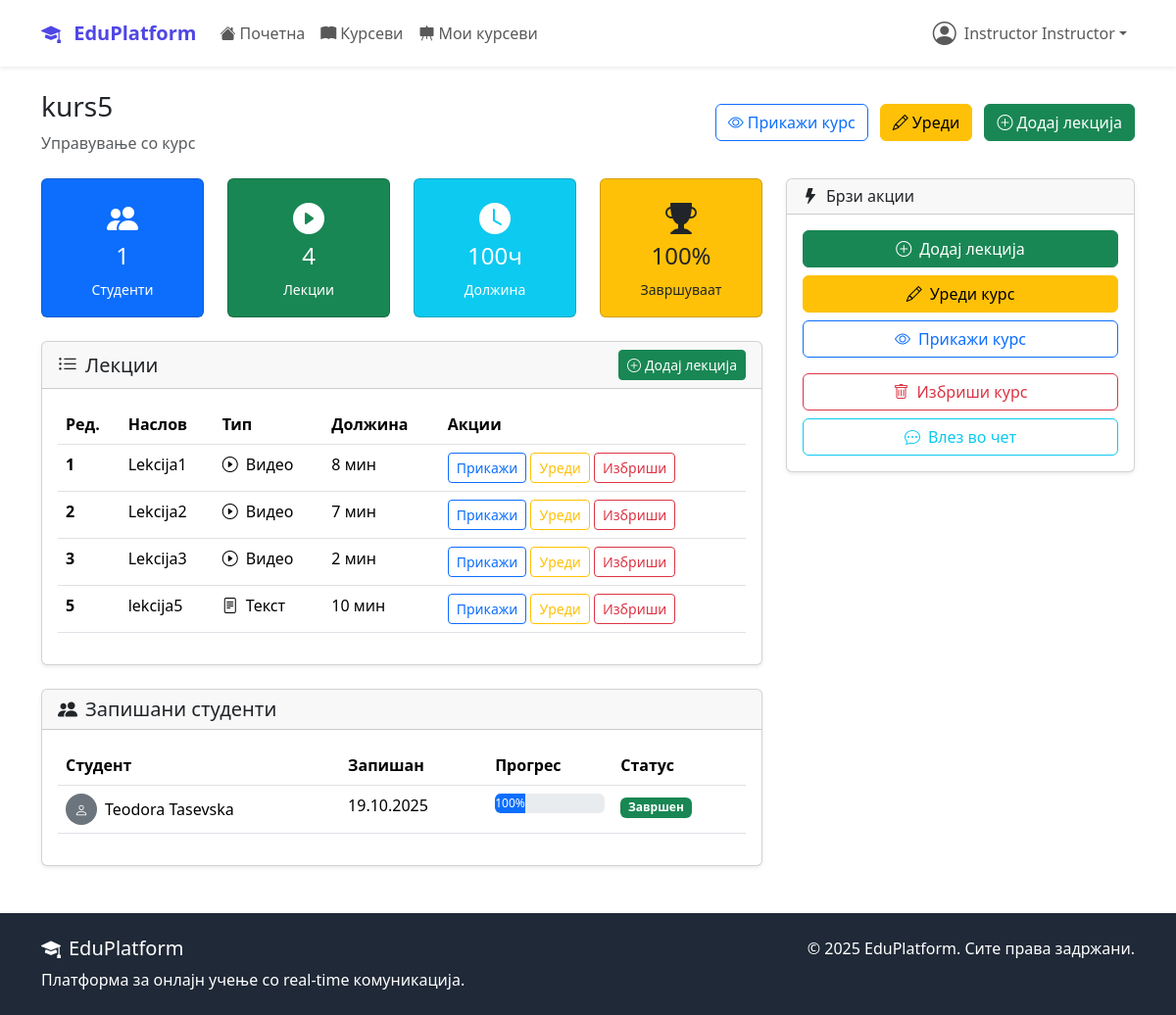
Before: /courses/kurs5/manage/ (signed in) with the older database file.
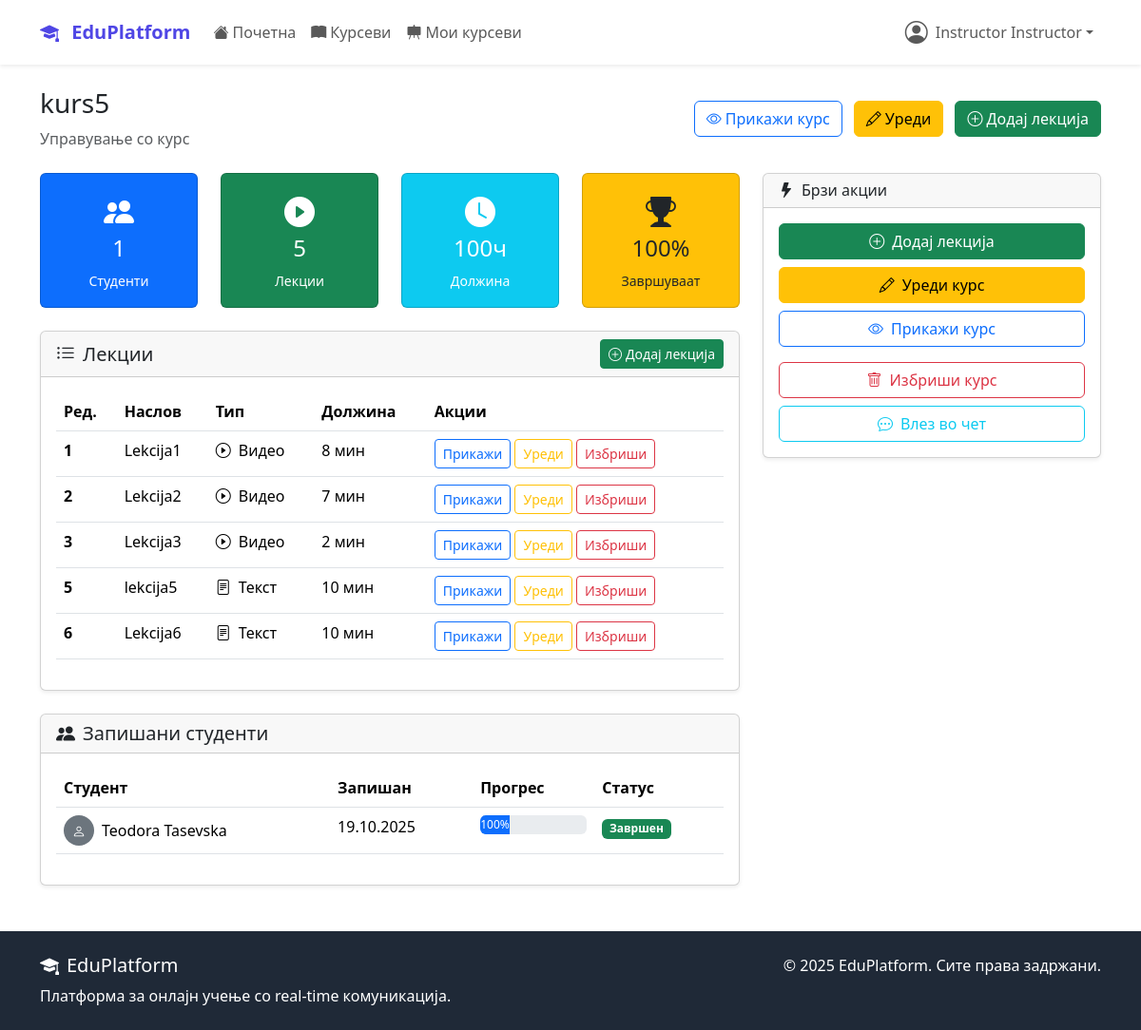
After: the same page with the newer database file.
### courses/models.py (models this page shows, shortened)
class Lesson(models.Model):
    LESSON_TYPE_CHOICES = (
        ('video', 'Видео'),
        ('text', 'Текст'),
        ('pdf', 'PDF документ'),
    )
    course = models.ForeignKey(Course, on_delete=models.CASCADE, related_name='lessons')
    title = models.CharField(max_length=200)
    content = models.TextField(blank=True)
    video_url = models.URLField(blank=True)
    video_file = models.FileField(upload_to='lesson_videos/', blank=True)
    pdf_file = models.FileField(upload_to='lesson_pdfs/', blank=True, null=True)
    lesson_type = models.CharField(max_length=20, choices=LESSON_TYPE_CHOICES)
    order = models.PositiveIntegerField()
    duration_minutes = models.PositiveIntegerField(default=0)
    is_free = models.BooleanField(default=False)
    created_at = models.DateTimeField(auto_now_add=True)
    class Meta:
        ordering = ['course', 'order']
        unique_together = ['course', 'order']

class Enrollment(models.Model):
    student = models.ForeignKey(
        settings.AUTH_USER_MODEL,
        on_delete=models.CASCADE,
        related_name='enrollments'
    )
    course = models.ForeignKey(Course, on_delete=models.CASCADE, related_name='enrollments')
    enrolled_at = models.DateTimeField(auto_now_add=True)
    is_active = models.BooleanField(default=True)
    is_completed = models.BooleanField(default=False)
    completed_at = models.DateTimeField(null=True, blank=True)
    progress_percentage = models.FloatField(default=0.0)
    class Meta:
        unique_together = ['student', 'course']

### accounts/models.py (models this page shows, shortened)
class User(AbstractUser):
    USER_TYPE_CHOICES = (
        ('student', 'Студент'),
        ('instructor', 'Инструктор'),
        ('admin', 'Администратор'),
    )
    user_type = models.CharField(
        max_length=20,
        choices=USER_TYPE_CHOICES,
        default='student'
    )
    bio = models.TextField(max_length=500, blank=True)
    profile_picture = models.ImageField(
        upload_to='profile_pics/',
        blank=True,  # Додадено
        null=True    # Додадено
    )
    birth_date = models.DateField(null=True, blank=True)
    phone_number = models.CharField(max_length=15, blank=True)
    created_at = models.DateTimeField(auto_now_add=True)
    updated_at = models.DateTimeField(auto_now=True)

### courses/views.py (the view)
# urls.py: path('<slug:slug>/manage/', views.CourseManageView.as_view(), name='manage'),
class CourseManageView(InstructorRequiredMixin, DetailView):
    model = Course
    template_name = 'courses/manage.html'
    context_object_name = 'course'
    def get_queryset(self):
        return Course.objects.filter(instructor=self.request.user)
    def get_context_data(self, **kwargs):
        context = super().get_context_data(**kwargs)
        course = self.object
        context['lessons'] = course.lessons.all().order_by('order')
        context['enrollments'] = Enrollment.objects.filter(
            course=course,
            is_active=True
        ).select_related('student').order_by('-enrolled_at')
        return context

### courses/models.py (called while the page is built)
    def get_absolute_url(self):
        return reverse('courses:detail', kwargs={'slug': self.slug})

    def get_completion_rate(self):
        total_enrollments = self.enrollments.filter(is_active=True).count()
        if total_enrollments == 0:
            return 0
        completed = self.enrollments.filter(is_completed=True).count()
        return (completed / total_enrollments) * 100

### courses/views.py (called while the page is built)
    def test_func(self):
        return self.request.user.is_authenticated and self.request.user.user_type in ['instructor', 'admin']

### templates/courses/manage.html (shortened to what the changed rows need)
{% extends 'base.html' %}
{% block content %}
<div class="container mt-4">
    <div class="row">
        <div class="col-lg-8">
            <div class="row mb-4">
                <div class="col-md-3">
                    <div class="card bg-success text-white">
                        <div class="card-body text-center">
                            <i class="bi bi-play-circle-fill mb-2" style="font-size: 2rem;"></i>
                            <h4>{{ lessons.count }}</h4>
                            <small>Лекции</small>
                        </div>
                    </div>
                </div>
            </div>
            <div class="card shadow-sm mb-4">
                <div class="card-body">
                    {% if lessons %}
                        <div class="table-responsive">
                            <table class="table table-hover">
                                <thead>
                                    <tr>
                                        <th>Ред.</th>
                                        <th>Наслов</th>
                                        <th>Тип</th>
                                        <th>Должина</th>
                                        <th>Акции</th>
                                    </tr>
                                </thead>
                                <tbody>
                                    {% for lesson in lessons %}
                                    <tr>
                                        <td><strong>{{ lesson.order }}</strong></td>
                                        <td>{{ lesson.title }}</td>
                                        <td>
                                            <i class="bi bi-{% if lesson.lesson_type == 'video' %}play-circle{% elif lesson.lesson_type == 'text' %}file-text{% elif lesson.lesson_type == 'quiz' %}question-circle{% else %}clipboard-check{% endif %} me-1"></i>
                                            {{ lesson.get_lesson_type_display }}
                                        </td>
                                        <td>{{ lesson.duration_minutes }} мин</td>
                                        <td>
                                            <a href="{% url 'courses:lesson_detail' course.slug lesson.id %}"
                                               class="btn btn-sm btn-outline-primary">Прикажи</a>
                                            <a href="{% url 'courses:edit_lesson' course.slug lesson.id %}"
                                               class="btn btn-sm btn-outline-warning">Уреди</a>
                                            <a href="{% url 'courses:delete_lesson' course.slug lesson.id %}"
                                             class="btn btn-sm btn-outline-danger">Избриши</a>
                                        </td>
                                    </tr>
                                    {% endfor %}
                                </tbody>
                            </table>
                        </div>
                    {% endif %}
                </div>
            </div>
            <div class="card shadow-sm">
                <div class="card-body">
                    {% if enrollments %}
                        <div class="table-responsive">
                            <table class="table table-hover">
                                <thead>
                                    <tr>
                                        <th>Студент</th>
                                        <th>Запишан</th>
                                        <th>Прогрес</th>
                                        <th>Статус</th>
                                    </tr>
                                </thead>
                                <tbody>
                                    {% for enrollment in enrollments %}
                                    <tr>
                                        <td>
                                            <div class="d-flex align-items-center">
                                                {% if enrollment.student.profile_picture %}
                                                    <img src="{{ enrollment.student.profile_picture.url }}"
                                                         alt="{{ enrollment.student.get_full_name }}"
                                                         class="rounded-circle me-2" width="32" height="32">
                                                {% else %}
                                                    <div class="bg-secondary rounded-circle d-flex align-items-center justify-content-center me-2"
                                                         style="width: 32px; height: 32px;">
                                                        <i class="bi bi-person text-white small"></i>
                                                    </div>
                                                {% endif %}
                                                {{ enrollment.student.get_full_name|default:enrollment.student.username }}
                                            </div>
                                        </td>
                                        <td>{{ enrollment.enrolled_at|date:"d.m.Y" }}</td>
                                        <td>
                                            <div class="progress" style="height: 20px;">
                                                <div class="progress-bar" role="progressbar"
                                                     style="width: {{ enrollment.progress_percentage }}%">
                                                    {{ enrollment.progress_percentage|floatformat:0 }}%
                                                </div>
                                            </div>
                                        </td>
                                        <td>
                                            {% if enrollment.is_completed %}
                                                <span class="badge bg-success">Завршен</span>
                                            {% elif enrollment.progress_percentage > 0 %}
                                                <span class="badge bg-info">Во тек</span>
                                            {% else %}
                                                <span class="badge bg-secondary">Започнат</span>
                                            {% endif %}
                                        </td>
                                    </tr>
                                    {% endfor %}
                                </tbody>
                            </table>
                        </div>
                    {% else %}
                        <div class="text-center py-4">
                            <i class="bi bi-people text-muted" style="font-size: 3rem;"></i>
                            <p class="text-muted mt-2">Сè уште нема запишани студенти.</p>
                        </div>
                    {% endif %}
                </div>
            </div>
        </div>
    </div>
</div>
{% endblock %}

Changed rows visible on the page:
added Lesson: order "6", title "Lekcija6", lesson_type "Текст", duration_minutes "10"
Other visible differences:
{{ lessons.count }}: "4" → "5"
